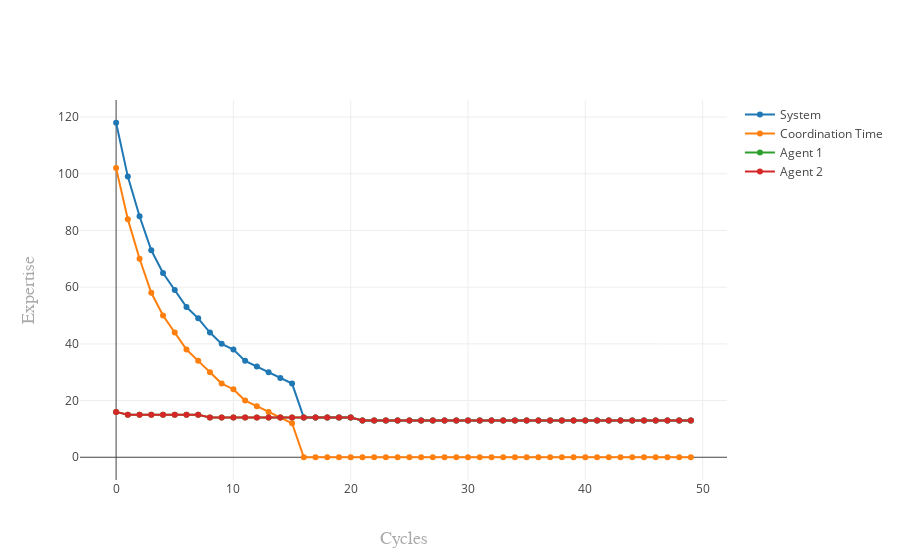

The notebook cell this image was saved under:
### Code cell
my_workplace.plot_performance()

### Figure 1 — Plotly figure (JSON) as saved in the notebook; plotly's stock layout.template omitted (floating-point values rounded to 4 significant figures)
{"data": [{"mode": "lines+markers", "name": "System", "type": "scatter", "uid": "2444bc85-4840-44b6-b90e-da26dd49a129", "x": [0, 1, 2, 3, 4, 5, 6, 7, 8, 9, 10, 11, 12, 13, 14, 15, 16, 17, 18, 19, 20, 21, 22, 23, 24, 25, 26, 27, 28, 29, 30, 31, 32, 33, 34, 35, 36, 37, 38, 39, 40, 41, 42, 43, 44, 45, 46, 47, 48, 49], "y": [118, 99, 85, 73, 65, 59, 53, 49, 44, 40, 38, 34, 32, 30, 28, 26, 14, 14, 14, 14, 14, 13, 13, 13, 13, 13, 13, 13, 13, 13, 13, 13, 13, 13, 13, 13, 13, 13, 13, 13, 13, 13, 13, 13, 13, 13, 13, 13, 13, 13]}, {"mode": "lines+markers", "name": "Coordination Time", "type": "scatter", "uid": "cce8afcc-44c6-4f0e-9e94-d726e7ff41fb", "x": [0, 1, 2, 3, 4, 5, 6, 7, 8, 9, 10, 11, 12, 13, 14, 15, 16, 17, 18, 19, 20, 21, 22, 23, 24, 25, 26, 27, 28, 29, 30, 31, 32, 33, 34, 35, 36, 37, 38, 39, 40, 41, 42, 43, 44, 45, 46, 47, 48, 49], "y": [102, 84, 70, 58, 50, 44, 38, 34, 30, 26, 24, 20, 18, 16, 14, 12, 0, 0, 0, 0, 0, 0, 0, 0, 0, 0, 0, 0, 0, 0, 0, 0, 0, 0, 0, 0, 0, 0, 0, 0, 0, 0, 0, 0, 0, 0, 0, 0, 0, 0]}, {"mode": "lines+markers", "name": "Agent 1", "type": "scatter", "uid": "56e30952-00d1-405c-bdc8-d9536088990c", "x": [0, 1, 2, 3, 4, 5, 6, 7, 8, 9, 10, 11, 12, 13, 14, 15, 16, 17, 18, 19, 20, 21, 22, 23, 24, 25, 26, 27, 28, 29, 30, 31, 32, 33, 34, 35, 36, 37, 38, 39, 40, 41, 42, 43, 44, 45, 46, 47, 48, 49], "y": [16, 15, 15, 15, 15, 15, 15, 15, 14, 14, 14, 14, 14, 14, 14, 14, 14, 14, 14, 14, 14, 13, 13, 13, 13, 13, 13, 13, 13, 13, 13, 13, 13, 13, 13, 13, 13, 13, 13, 13, 13, 13, 13, 13, 13, 13, 13, 13, 13, 13]}, {"mode": "lines+markers", "name": "Agent 2", "type": "scatter", "uid": "6ccf0243-41fb-4711-977c-d3a170371203", "x": [0, 1, 2, 3, 4, 5, 6, 7, 8, 9, 10, 11, 12, 13, 14, 15, 16, 17, 18, 19, 20, 21, 22, 23, 24, 25, 26, 27, 28, 29, 30, 31, 32, 33, 34, 35, 36, 37, 38, 39, 40, 41, 42, 43, 44, 45, 46, 47, 48, 49], "y": [16, 15, 15, 15, 15, 15, 15, 15, 14, 14, 14, 14, 14, 14, 14, 14, 14, 14, 14, 14, 14, 13, 13, 13, 13, 13, 13, 13, 13, 13, 13, 13, 13, 13, 13, 13, 13, 13, 13, 13, 13, 13, 13, 13, 13, 13, 13, 13, 13, 13]}], "layout": {"xaxis": {"title": "Cycles", "titlefont": {"color": "darkgrey", "family": "Arial, sans-serif", "size": 18}}, "yaxis": {"title": "Expertise", "titlefont": {"color": "darkgrey", "family": "Arial, sans-serif", "size": 18}}}}
